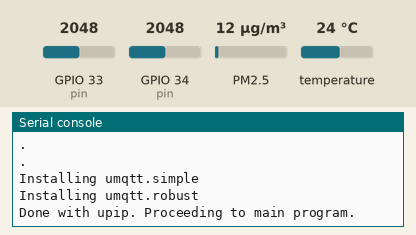
Simulated run of this program. Board: ESP32 board running MicroPython. Parts: the last lines printed to the serial console. The inputs (shaded band) are chosen by the test bench; at power-on: PM2.5 12 µg/m³, temperature 24 °C, GPIO 33 (pin) = 2048, GPIO 34 (pin) = 2048 (analog values on the 0–4095 scale). WiFi joins after 1.5 s; no MQTT or app messages arrive unless stated; values from a settings file that is not in the repository are placeholders; the clock reads 2024-03-15 10:24:30 at power-on unless the program sets it.

Above: at 2.7 s.
2.8 s: PM2.5 set to 6 µg/m³
At 12.3 s:
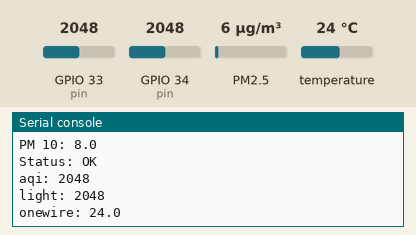
12.5 s: PM2.5 set to 75 µg/m³
At 20.7 s:
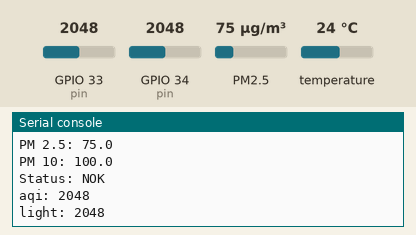
22.2 s: PM2.5 set to 150 µg/m³
At 32.3 s:
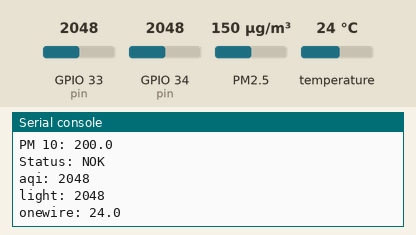
32.5 s: temperature set to 12 °C
At 42.1 s:
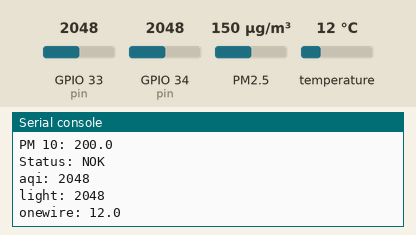
42.2 s: GPIO 33 (pin) set to 2866
At 50.7 s:
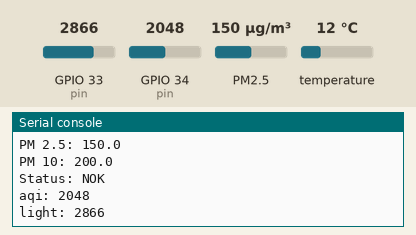
51.9 s: GPIO 34 (pin) set to 3972
At 51.9 s:
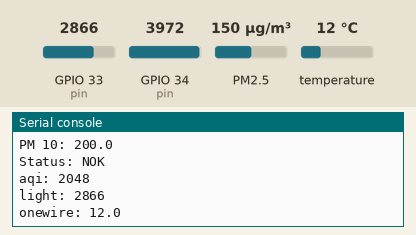
Timing chart, 0 to 54.9 s (numbered marks = the images above; inputs shaded):
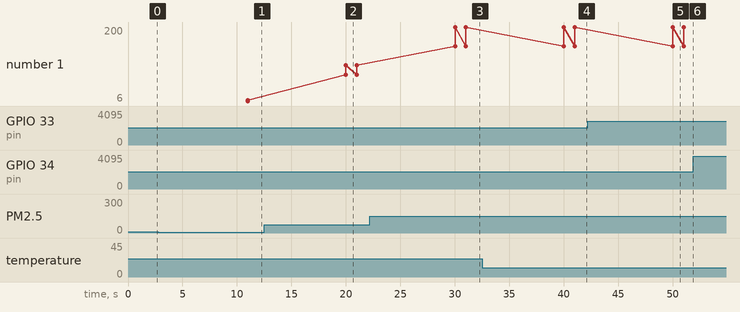

Measured:
- after the input at 2.8 s, the serial console: prints a new line after 8.2 s (image 1)
- after the input at 12.5 s, the serial console: prints a new line after 7.5 s (image 2)
- after the input at 22.2 s, the serial console: prints a new line after 7.8 s (image 3)
- after the input at 32.5 s, the serial console: prints a new line after 8.3 s (image 4)
- after the input at 42.2 s, the serial console: prints a new line after 7.8 s (image 5)
- plotted number 1: 8 → 100 after the input at 12.5 s, 100 → 200 after the input at 22.2 s

The program:

main.py
```python
#!/usr/bin/env python3
from umqtt.simple import MQTTClient
import network
import utime as time
import ubinascii
from machine import Pin, unique_id, RTC, DEEPSLEEP, reset_cause, DEEPSLEEP_RESET
import sensors
from config import config
import hassnode

sta_if = network.WLAN(network.STA_IF)

mqtt_host = config['mqtt']['host']
mqtt_username = config['mqtt']['username']
mqtt_password = config['mqtt']['password']

MCU_ID = unique_id()
MCU_NAME = ubinascii.hexlify(MCU_ID).decode('utf-8')


mqtt = MQTTClient(MCU_NAME, mqtt_host, user=mqtt_username, password=mqtt_password)

aqi_sensor = None
temperature_sensor = None
light_sensor = None
pm25_sensor = None
pm10_sensor = None
pm_status_sensor = None

# Check if the device woke from a deep sleep
if reset_cause() == DEEPSLEEP_RESET:
    print('woke from a deep sleep')


def is_wifi_connected():
    if sta_if.isconnected():
        return True
    else:
        print("Could not connect to WiFi... trying again.")
        sta_if.connect()
        return False


def is_mqtt_connected():
    try:
        mqtt.ping()
    except (OSError, AttributeError):
        print("Could not connect to MQTT... trying again.")
        try:
            mqtt.connect()
            return True
        except (OSError, AttributeError):
            print('Still unable to communicate with MQTT...')
            return False
    else:
        return True


def callback():
    is_wifi_connected()
    is_mqtt_connected()
    mqtt.publish(b"home/kitchen/pir", "ON")


def publish_to_mqtt(topic, value):
    if is_wifi_connected and is_mqtt_connected():
        mqtt.publish(b"%s" % topic, value)


def create_hass_devices():
    global aqi_sensor, temperature_sensor, light_sensor, pm25_sensor, pm10_sensor, pm_status_sensor

    # Try again to ensure MQTT is up before progressing
    if is_mqtt_connected():

        # Give auto discover a try
        aqi_sensor = hassnode.Sensor(mqtt, "Kitchen Air Quality", "V", "aqi")
        temperature_sensor = hassnode.Sensor(mqtt, "Kitchen Temperature", "°C", "onewire")
        light_sensor = hassnode.Sensor(mqtt, "Kitchen Light", "V - Light", "light")
        pm25_sensor = hassnode.Sensor(mqtt, "Kitchen PM 2.5", "µg/m3", "pm25")
        pm10_sensor = hassnode.Sensor(mqtt, "Kitchen PM 10", "µg/m3", "pm10")
        pm_status_sensor = hassnode.BinarySensor(mqtt, "Kitchen PM Status", "problem",  "packet_status")


def main():

    # Try to ensure MQTT is up before progressing
    is_mqtt_connected()
    create_hass_devices()

    while True:
        now = time.time()
        if now % 60 == 0:
            create_hass_devices()

        try:

            # Do the 10 second stuff, which for me includes publishing mqtt messages
            if now % 10 == 0:

                # Check if WiFi and MQTT work
                if is_wifi_connected and is_mqtt_connected():

                    # Publish Particulate Matter stats
                    pm25, pm10, packet_status = sensors.pm()
                    pm25_sensor.setState(pm25)
                    pm10_sensor.setState(pm10)

                    if packet_status is "OK":
                        pm_status_sensor.off()
                    else:
                        pm_status_sensor.on()

                    # Try do use hassnode
                    aqi_sensor.setState(sensors.aqi())
                    light_sensor.setState(sensors.light())
                    temperature_sensor.setState(sensors.temperature())

        except BaseException as error:
            print('An exception occurred: {}'.format(error))


if __name__ == '__main__':
    main()
```

sensors.py
```python
import time
from machine import Pin
from machine import ADC
from dht import DHT11
import onewire
import ds18x20
import sds011


def temp_and_hum():
    data = DHT11(Pin(16))
    data.measure()
    temp = round(data.temperature(), 1)
    hum = round(data.humidity(), 1)
    print("dht11: %s, %s" % (temp, hum))
    return temp, hum


def temperature():
    dat = Pin(15)
    ds = ds18x20.DS18X20(onewire.OneWire(dat))
    sensors = ds.scan()
    ds.convert_temp()
    time.sleep_ms(750)
    reading = round(ds.read_temp(sensors[0]), 1)
    print("onewire: %s" % reading)
    return reading


def light():
    pin = Pin(33)
    adc = ADC(pin)
    adc.atten(ADC.ATTN_11DB)
    reading = round(adc.read())
    print("light: %s" % reading)
    return reading


def pm():
    pm25, pm10, packet_status = sds011.read()
    return round(pm25, 2), round(pm10, 2), str(packet_status)


def aqi():
    pin = Pin(34)
    adc = ADC(pin)
    adc.atten(ADC.ATTN_11DB)
    reading = round(adc.read())
    print("aqi: %s" % reading)
    return reading
```

hassnode.py
```python
import ujson as json


# From https://raw.githubusercontent.com/webworxshop/micropython-room-sensor/master/hassnode.py


class BaseEntity(object):

    def __init__(self, mqtt, component, object_id, node_id, discovery_prefix):
        self.mqtt = mqtt

        if node_id:
            base_topic = "{}/{}/{}/{}/".format(discovery_prefix, component, node_id, object_id)
        else:
            base_topic = "{}/{}/{}/".format(discovery_prefix, component, object_id)

        self.config_topic = base_topic + "config"
        self.state_topic = base_topic + "state"


class BinarySensor(BaseEntity):

    def __init__(self, mqtt, name, device_class, object_id, node_id=None, discovery_prefix="homeassistant"):

        super(BinarySensor, self).__init__(mqtt, "binary_sensor", object_id, node_id, discovery_prefix)

        self.config = {"name": name, "device_class": device_class}
        self.mqtt.publish(self.config_topic, bytes(json.dumps(self.config), 'utf-8'), True, 1)

    def setState(self, state):
        if state:
            self.mqtt.publish(self.state_topic, bytes("ON", 'utf-8'))
        else:
            self.mqtt.publish(self.state_topic, bytes("OFF", 'utf-8'))

    def on(self):
        self.setState(True)

    def off(self):
        self.setState(False)


class Sensor(BaseEntity):

    def __init__(self, mqtt, name, unit_of_measurement, object_id, node_id=None, discovery_prefix="homeassistant", value_template=None):

        super(Sensor, self).__init__(mqtt, "sensor", object_id, node_id, discovery_prefix)

        self.config = {"name": name, "unit_of_measurement": unit_of_measurement}
        if value_template:
            self.config['value_template'] = value_template
        self.mqtt.publish(self.config_topic, bytes(json.dumps(self.config), 'utf-8'), True, 1)

    def setState(self, state):
        self.mqtt.publish(self.state_topic, bytes(json.dumps(state), 'utf-8'))
```

sds011.py
```python
"""
Reading format. See http://cl.ly/ekot

0 Header   '\xaa'
1 Command  '\xc0'
2 DATA1    PM2.5 Low byte
3 DATA2    PM2.5 High byte
4 DATA3    PM10 Low byte
5 DATA4    PM10 High byte
6 DATA5    ID byte 1
7 DATA6    ID byte 2
8 Checksum Low byte of sum of DATA bytes
9 Tail     '\xab'

"""

import machine
import ustruct as struct
import sys
import utime as time

def init_uart():
    uart = machine.UART(2, baudrate=9600, rx=16, tx=17, timeout=10, bits=8, parity=None, stop=1)
    return uart


CMDS = {'SET': b'\x01',
        'GET': b'\x00',
        'DUTYCYCLE': b'\x08',
        'SLEEPWAKE': b'\x06'}


def make_command(cmd, mode, param):
    header = b'\xaa\xb4'
    padding = b'\x00\x00\x00\x00\x00\x00\x00\x00\x00\x00\xff\xff'
    checksum = chr(( ord(cmd) + ord(mode) + ord(param) + 255 + 255) % 256)
    tail = b'\xab'
    return header + cmd + mode + param + padding + bytes(checksum, 'utf8') + tail


# sensor wakes for 60 secs before issuing measurement
def set_dutycycle(rest_mins):
    uart = init_uart()
    cmd = make_command(CMDS['DUTYCYCLE'], CMDS['SET'], chr(rest_mins))
    print('Setting sds011 to read every', rest_mins, 'minutes:', cmd)
    uart.write(cmd)


def wake():
    uart = init_uart()
    cmd = make_command(CMDS['SLEEPWAKE'], CMDS['SET'], chr(1))
    print('Sending wake command to sds011:', cmd)
    uart.write(cmd)


def sleep():
    uart = init_uart()
    cmd = make_command(CMDS['SLEEPWAKE'], CMDS['SET'], chr(0))
    print('Sending sleep command to sds011:', cmd)
    uart.write(cmd)


def process_reply(packet):
    print('Reply received:', packet)


def process_measurement(packet):
    try:
        print('\nPacket:', packet)
        *data, checksum, tail = struct.unpack('<HHBBBs', packet)
        pm25 = data[0]/10.0
        pm10 = data[1]/10.0
        # device_id = str(data[2]) + str(data[3])
        checksum_OK = checksum == (sum(data) % 256)
        tail_OK = tail == b'\xab'
        packet_status = 'OK' if (checksum_OK and tail_OK) else 'NOK'
        print('PM 2.5:', pm25, '\nPM 10:', pm10, '\nStatus:', packet_status)
        return pm25, pm10, packet_status
    except Exception as e:
        print('Problem decoding packet:', e)
        sys.print_exception(e)


def read(allowed_time=0):
    uart = init_uart()
    start_time = time.ticks_ms()
    delta_time = 0
    while (delta_time <= allowed_time * 1000):
        try:
            header = uart.read(1)
            if header == b'\xaa':
                command = uart.read(1)
                if command == b'\xc0':
                    packet = uart.read(8)
                    pm25, pm10, packet_status = process_measurement(packet)
                    return pm25, pm10, packet_status
                elif command == b'\xc5':
                    packet = uart.read(8)
                    process_reply(packet)
            delta_time = time.ticks_diff(time.ticks_ms(), start_time) if allowed_time else 0
        except Exception as e:
            print('Problem attempting to read:', e)
            sys.print_exception(e)
```

boot.py
```python
import network
import upip
from config import config
import utime as time

wifi_name = config['wifi']['name']
wifi_pass = config['wifi']['pass']
sta_if = network.WLAN(network.STA_IF)
sta_if.active(True)
sta_if.connect(wifi_name, wifi_pass)

# Wait until network is connected
while not sta_if.isconnected():
    time.sleep_ms(500)
    print(".")

upip.install('micropython-umqtt.simple')
upip.install('micropython-umqtt.robust')


print("Installing umqtt.simple")
upip.install('micropython-umqtt.simple')

print("Installing umqtt.robust")
upip.install('micropython-umqtt.robust')

print("Done with upip. Proceeding to main program.")
```
